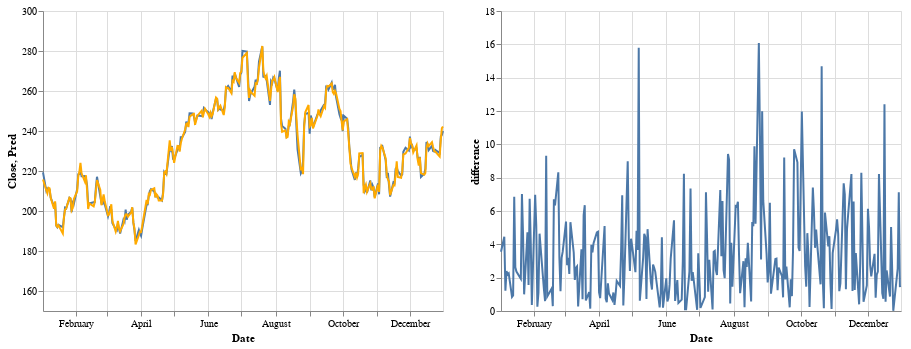

Write notebook code for a chart like this one.
### Markdown cell above
In the end, I put the two graphs together to make a more direct comparision between the true price and predicted price.

### Code cell
c_together=c_true+c_pred

c_together=c_together.add_selection(
    interval
)

difference = alt.Chart(df_test).mark_line().encode(
    x="Date",
    y="difference"
).transform_filter(
    interval
)

c_together|difference

### Figure 1 — Vega-Lite specification as saved in the notebook (floating-point values rounded to 4 significant figures; data arrays with more than 128 entries replaced by an {"elided": "..."} marker saying what was removed)
{"config": {"view": {"continuousWidth": 400, "continuousHeight": 300}}, "hconcat": [{"layer": [{"mark": "line", "encoding": {"tooltip": [{"type": "temporal", "field": "Date"}, {"type": "quantitative", "field": "Close"}], "x": {"type": "temporal", "field": "Date"}, "y": {"type": "quantitative", "field": "Close", "scale": {"domain": [150, 300]}}}, "selection": {"selector001": {"type": "interval"}}}, {"mark": "line", "encoding": {"color": {"value": "#FFAA00"}, "tooltip": [{"type": "temporal", "field": "Date"}, {"type": "quantitative", "field": "Pred"}], "x": {"type": "temporal", "field": "Date"}, "y": {"type": "quantitative", "field": "Pred", "scale": {"domain": [150, 300]}}}}]}, {"mark": "line", "encoding": {"x": {"type": "temporal", "field": "Date"}, "y": {"type": "quantitative", "field": "difference"}}, "transform": [{"filter": {"selection": "selector001"}}]}], "data": {"name": "data-d8926512ef5fad25ae2c9ba4a58ec9c6"}, "$schema": "https://vega.github.io/schema/vega-lite/v4.8.1.json", "datasets": {"data-d8926512ef5fad25ae2c9ba4a58ec9c6": {"elided": "252 records"}}}
